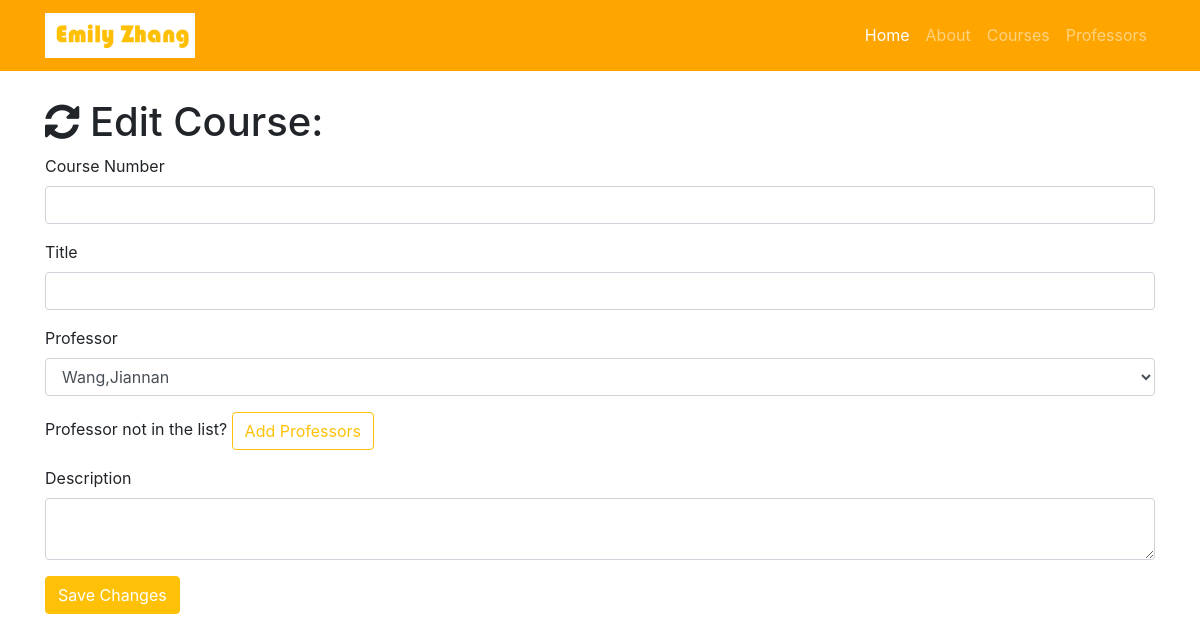
The page /course/edit/5 on the database as committed earlier.
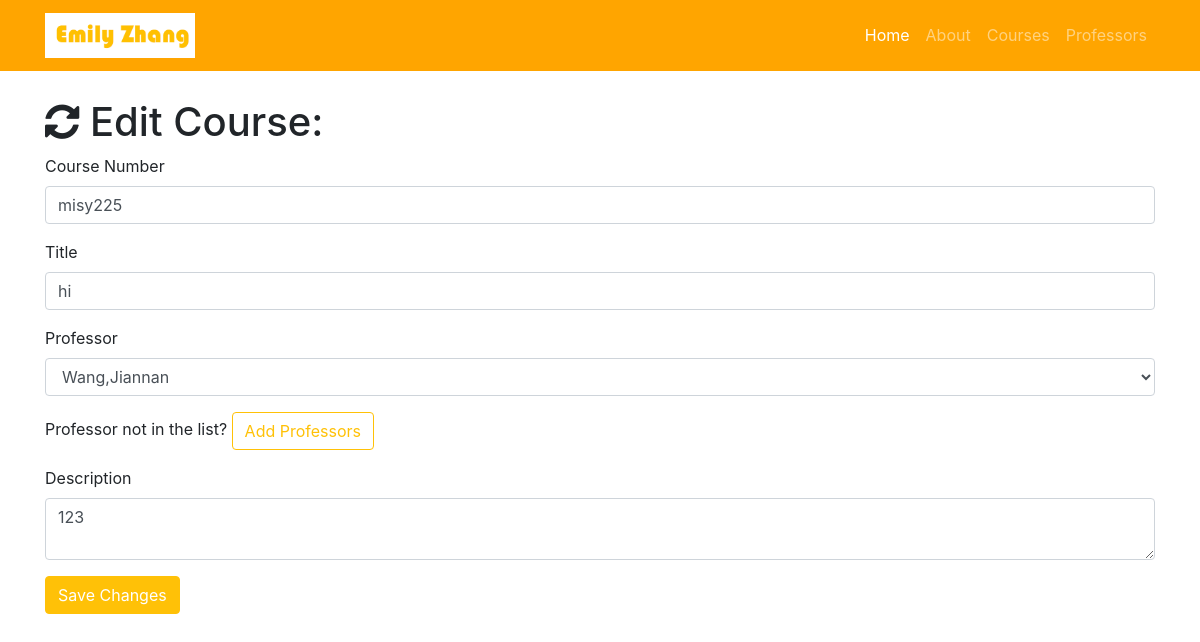
The same page on the database as committed later.
### resume.py (models this page shows)
class Course(db.Model):
    __tablename__ = 'courses'
    id = db.Column(db.Integer, primary_key=True)
    course_number = db.Column(db.String(60))
    title = db.Column(db.String(256))
    description = db.Column(db.Text)
    professor_id = db.Column(db.Integer, db.ForeignKey('professors.id'))

### resume.py (the view, shortened to what this page needs)
@app.route('/course/edit/<int:id>', methods=['GET', 'POST'])
def edit_course(id):
    course = Course.query.filter_by(id=id).first()
    professors = Professor.query.all()
    if request.method == 'GET':
        return render_template('course-edit.html', course=course, professors=professors)

### templates/course-edit.html (shortened to what this page needs)
{% extends "resume-base.html"%}
{% block page_content%}
  <div class="container">
    <h1 class="mt-5"><i class="fa fa-refresh" aria-hidden="true"></i> Edit Course:</h1>
    <form action="/course/edit/{{course.id}}" method="post">
      <div class="form-group">
        <label>Course Number</label>
        <input class="form-control" type="text" name="course_number" value="{{course.course_number}}" required="true">
      </div>
      <div class="form-group">
        <label>Title</label>
        <input class="form-control" type="text" name="course" value="{{course.title}}" required="true">
      </div>
      <div class="form-group">
        <label>Professor</label>
        <select class="form-control" name="professor">
          {% for professor in professors %}
            {% if professor == course.professor %}
              <option selected="selected">{{ professor.name }}</option>
            {% else %}
              <option>{{professor.name}}</option>
            {% endif %}
          {% endfor %}
        </select>
      </div>
      <div class="form-group">
        Professor not in the list? <a href="/artist/add" class="btn btn-outline-warning" role="button" aria-disabled="true">Add Professors</a>
      </div>
      <div class="form-group">
        <label>Description</label>
        <textarea class="form-control" name="description" required="true">{{course.description}}</textarea>
      </div>
      <button type="submit" class="btn btn-warning" style="color:white;">Save Changes</button>
    </form>
  </div>
{% endblock%}

Rows that differ between the two databases and show on the page:
added Course: course_number "misy225", course "hi", description "123"
